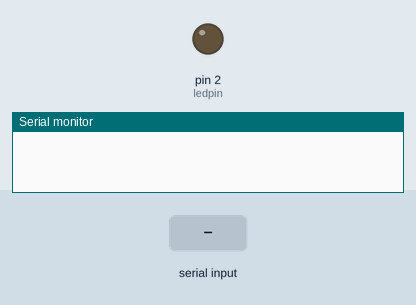
This sketch was run on a simulated Arduino Uno, built with avr-gcc and run on an emulated ATmega328P. Parts: output pins drawn as LEDs (lit = HIGH), the last lines printed to the serial monitor. Inputs (shaded band) come from the test bench.

Above: at 1.2 s.
1.3 s: "200\n" received over Serial
At 3.2 s:
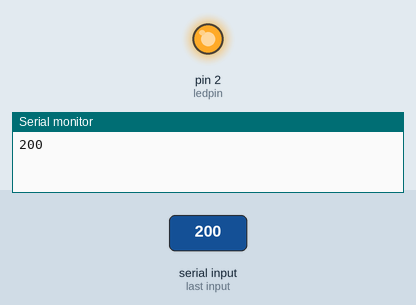
3.8 s: "5\n" received over Serial
At 5.1 s:
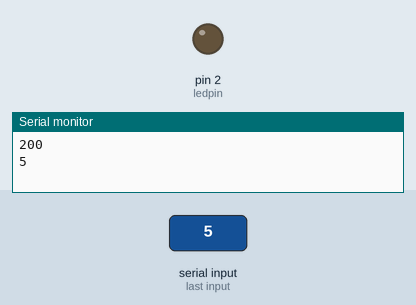
Timing chart, 0 to 6.8 s (numbered marks = the images above; inputs shaded):
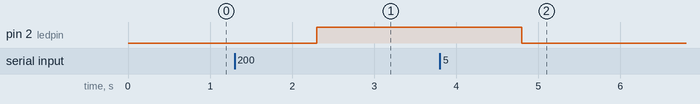

Measured:
- after the input at 1.3 s, pin 2 (ledpin): LOW → HIGH after 1.0 s
- after the input at 3.8 s, pin 2 (ledpin): HIGH → LOW after 1.0 s

The sketch:

ledintensity.ino
```cpp
char incomingByte;
String incomingString;
#define ledpin 2 //defining the OUTPUT pin for LED
int intensity=0;

void setup() {
  Serial.begin(115200);
  pinMode(ledpin,OUTPUT);
  }

void loop() {
  if (Serial.available() > 0) {
    //incomingByte = Serial.read();
    //Serial.println(incomingByte);
    incomingString = Serial.readString();
    Serial.println(incomingString);
    intensity=incomingString.toInt();
    analogWrite(ledpin, intensity);
  }
}
```
